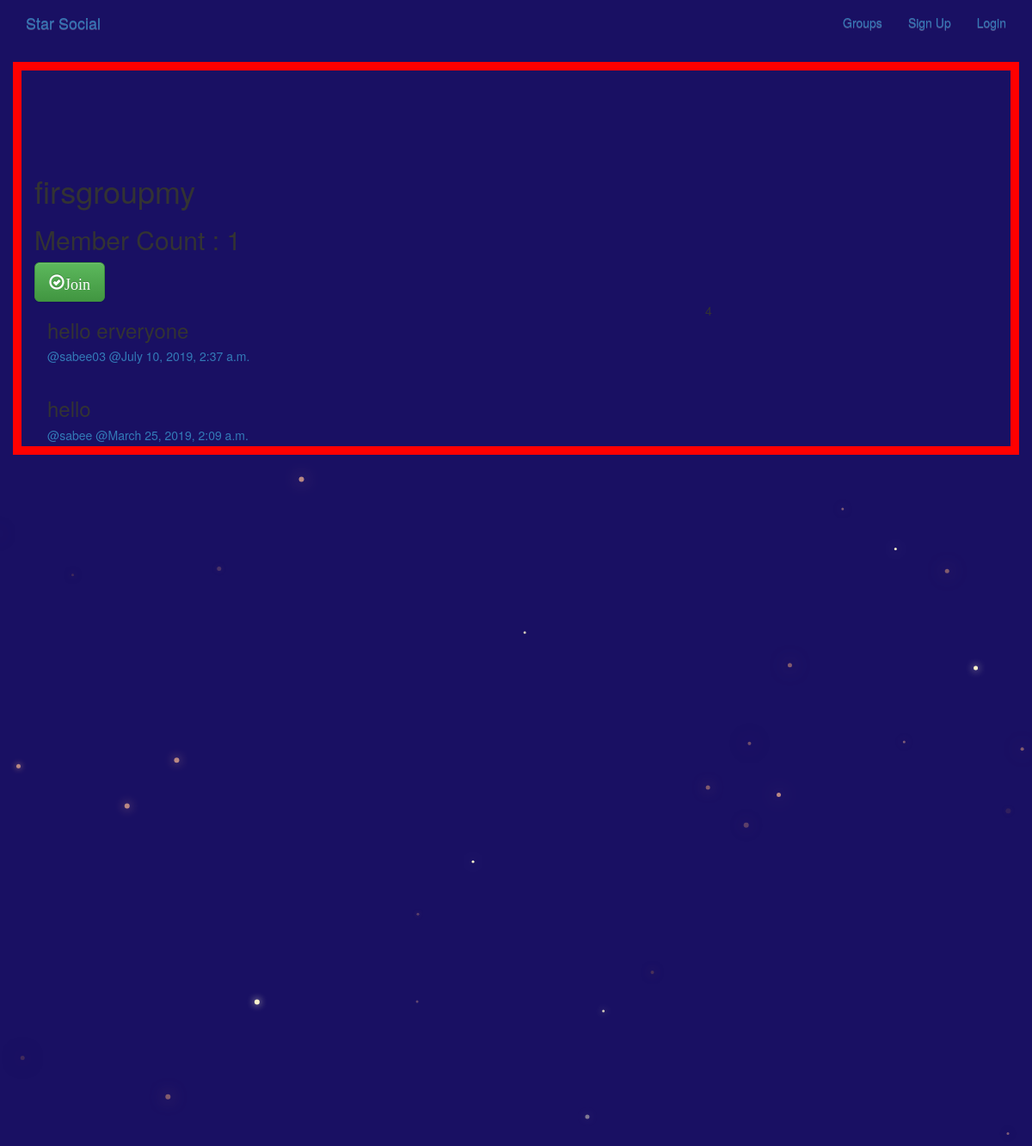
Screenshot of /groups/posts/in/firsgroupmy/ with the database file from the repository.
### groups/models.py (models this page shows, shortened)
class Group(models.Model):
    name = models.CharField(max_length = 255,unique=True)
    slug = models.SlugField(allow_unicode=True,unique=True)
    description=models.TextField(blank=True,default='')
    description_html = models.TextField(editable=False,default='',blank=True)
    members = models.ManyToManyField(User,through='GroupMember')
    class Meta:
        ordering = ['name']

### posts/models.py (models this page shows, shortened)
class Post(models.Model):
    user = models.ForeignKey(User,on_delete=models.CASCADE,related_name="posts")
    created_at = models.DateTimeField(auto_now=True)
    message = models.TextField()
    message_html = models.TextField(editable=False)
    group = models.ForeignKey(Group,on_delete=models.CASCADE,related_name="posts",null=True,blank=True)
    class Meta:
        ordering = ['-created_at']
        unique_together=['user','message']

### groups/views.py (the view)
# urls.py: path('posts/in/<slug:slug>/',views.SingleGroup.as_view(), name='single'),
class SingleGroup(generic.DetailView):
    model = Group

### groups/templates/groups/group_detail.html
{% extends 'groups/group_base.html' %}
{% block pregroup %}
  <h1>{{ group.name }}</h1>
  <h2>Member Count : {{ group.members.count }}</h2>
  <div class="content">
    {% if user in group.members.all %}
      <a href="{% url 'groups:leave' slug=group.slug %}" class="btn btn-lg btn-warning"><span class="glyphicon glyphicon-remove-circle">Leave</span></a>
    {% else %}
      <a href="{% url 'groups:join' slug=group.slug %}" class="btn btn-lg btn-success"><span class="glyphicon glyphicon-ok-circle">Join</span></a>
    {% endif %}
  </div>
{% endblock %}
{% block group_content %}
<div class="col-md-8">
  {% if group.posts.count == 0 %}
    <h2>No posts in the group yet!!</h2>
  {% else %}
    {% for post in group.posts.all %}
      {% include "posts/_post.html" %}
    {% endfor %}
  {% endif %}
</div>
{% endblock %}

### posts/templates/posts/_post.html (shortened to what this page needs)
<div class="post media">
  <h3>{{ post.message_html|safe }}</h3>
  <div class="media-body">
    <h5 class="media-heading">
      <span class="username">
        <a href="{% url 'posts:for_user' username=post.user.username %}">@{{ post.user.username }}</a>
      </span>
      <time class="time">
        <a href="{% url 'posts:single' username=post.user.username pk=post.pk%}">@{{ post.created_at }}</a>
      </time>
    </h5>
  </div>
</div>

### static/css/master.css (style rules this page uses)
html, body { height: 100%; width: 100%; overflow: hidden; background: #191063; margin: 0; }

### rows the page displays
Group: name "firsgroupmy", members.count "1"
Post: message_html "hello erveryone", user.username "sabee03", created_at "July 10, 2019, 2:37 a.m."
Post: message_html "hello", user.username "sabee", created_at "March 25, 2019, 2:09 a.m."
